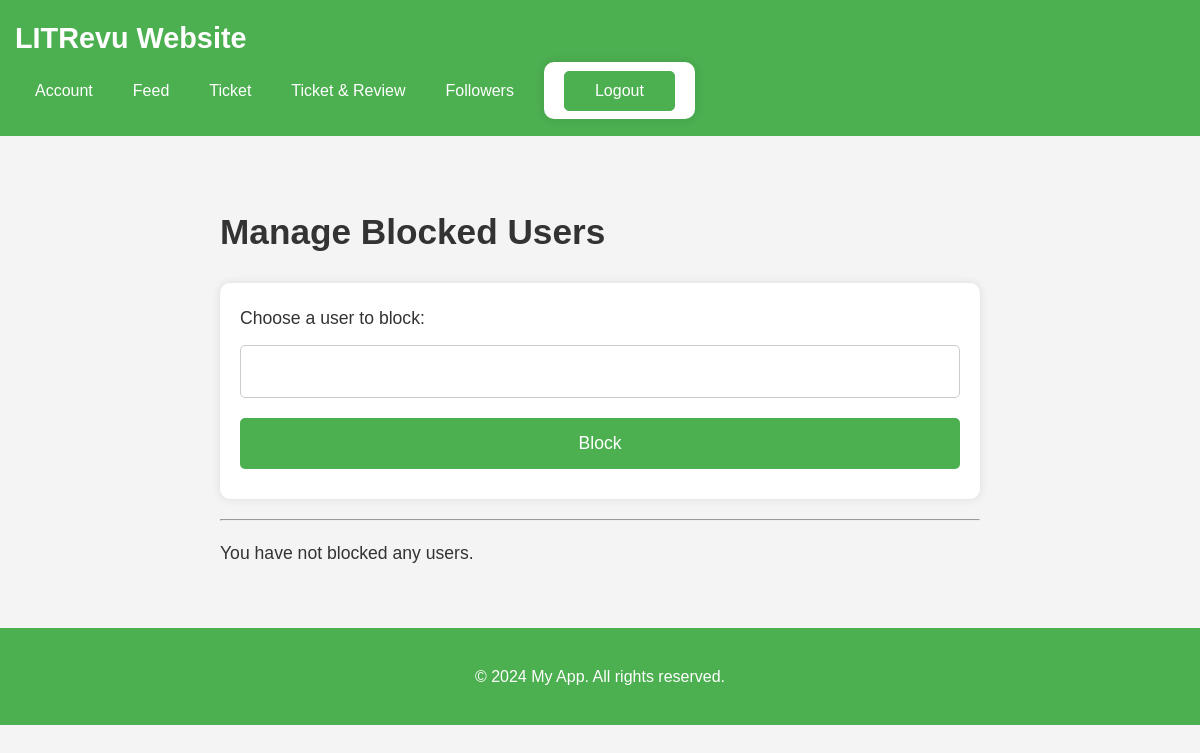
Before: /manage_blocks/ (signed in) with the older database file.
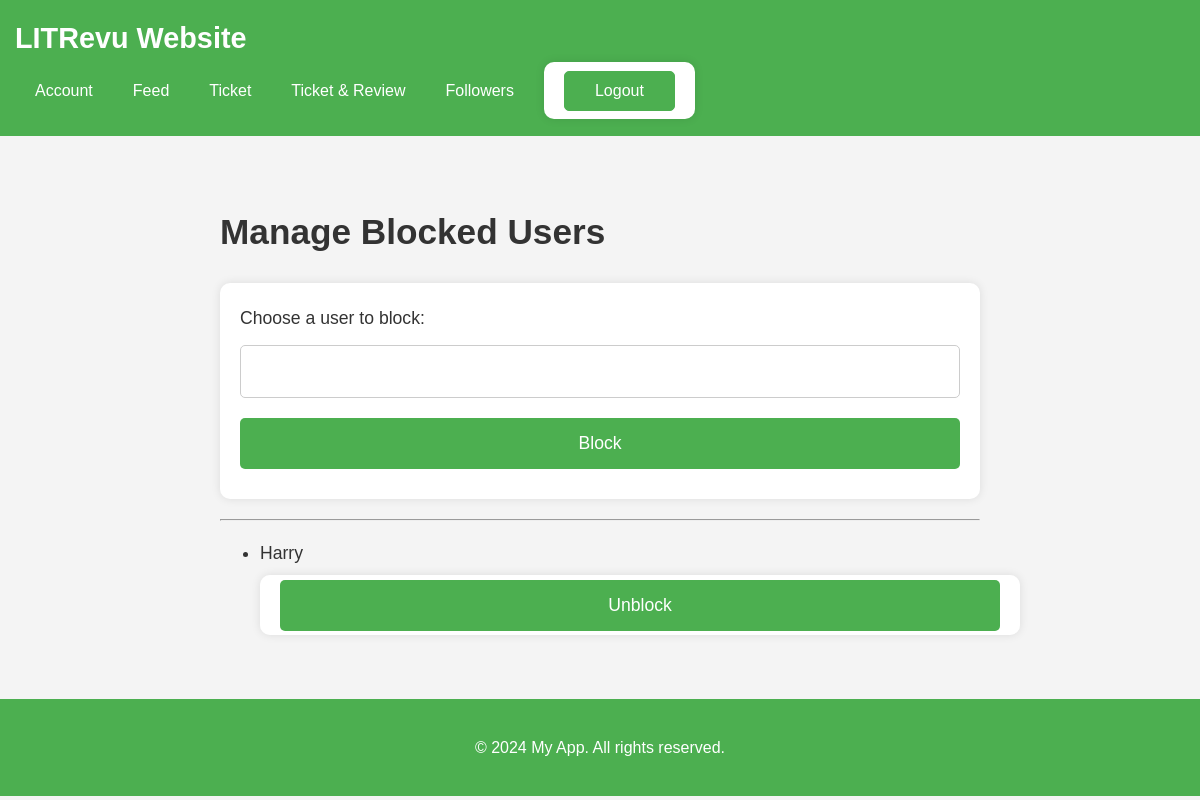
After: the same page with the newer database file.
### myapp/models.py (models this page shows, shortened)
class UserBlock(models.Model):
    blocker = models.ForeignKey(User, related_name="blocking", on_delete=models.CASCADE)
    blocked = models.ForeignKey(User, related_name="blocked", on_delete=models.CASCADE)
    blocked_at = models.DateTimeField(auto_now_add=True)
    class Meta:
        unique_together = ("blocker", "blocked")
        verbose_name = "User Block"
        verbose_name_plural = "User Blocks"

### myapp/views.py (the view, shortened to what this page needs)
# urls.py: path("manage_blocks/", views.manage_blocks, name="manage_blocks"),
@login_required
def manage_blocks(request):
    blocked_users = UserBlock.objects.filter(blocker=request.user).select_related(
        "blocked"
    )
    return render(request, "manage_blocks.html", {"blocked_users": blocked_users})

### myapp/context_processors.py (called while the page is built)
def media_url(request):
    return {"media_url": settings.MEDIA_URL}

### myapp/templates/manage_blocks.html (shortened to what this page needs)
{% extends 'base.html' %}
{% block content %}
<h1>Manage Blocked Users</h1>
<form method="post">
    <label for="username">Choose a user to block:</label>
    <input type="text" id="username" name="username" required>
    <button type="submit" name="block_user" class="btn btn-primary">Block</button>
</form>
<hr>
{% if blocked_users %}
    <ul>
        {% for block in blocked_users %}
            <li>
                {{ block.blocked.username }}
                <form method="post" style="display: inline;">
                    <button type="submit" name="unblock_user" class="btn btn-warning">Unblock</button>
                </form>
            </li>
        {% endfor %}
    </ul>
{% else %}
    <p>You have not blocked any users.</p>
{% endif %}
{% endblock %}

Changed rows visible on the page:
added UserBlock: blocked.username "Harry"
Other visible differences:
text no longer shown: "You have not blocked any users."
